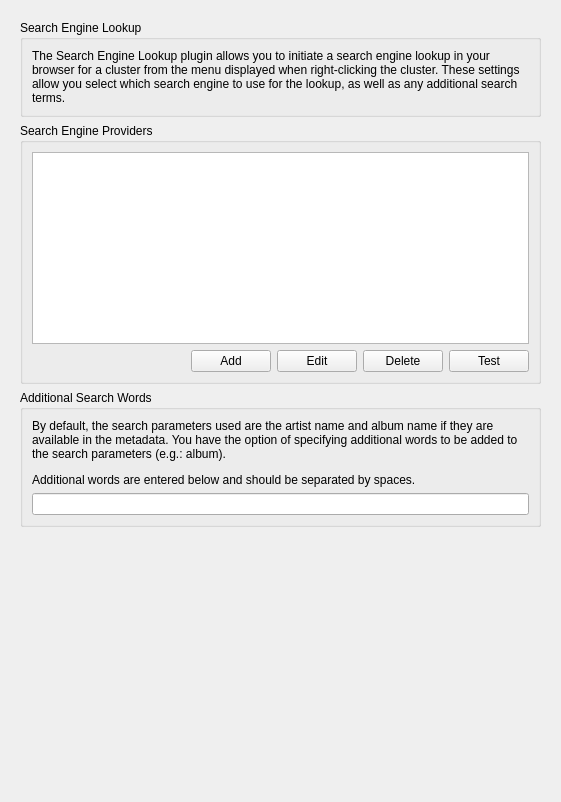
<?xml version="1.0" encoding="UTF-8"?>
<ui version="4.0">
 <class>SearchEngineLookupOptionsPage</class>
 <widget class="QWidget" name="SearchEngineLookupOptionsPage">
  <property name="geometry">
   <rect>
    <x>0</x>
    <y>0</y>
    <width>561</width>
    <height>802</height>
   </rect>
  </property>
  <property name="minimumSize">
   <size>
    <width>360</width>
    <height>0</height>
   </size>
  </property>
  <property name="windowTitle">
   <string>Form</string>
  </property>
  <layout class="QVBoxLayout" name="verticalLayout">
   <item>
    <widget class="QScrollArea" name="scrollArea">
     <property name="frameShape">
      <enum>QFrame::NoFrame</enum>
     </property>
     <property name="widgetResizable">
      <bool>true</bool>
     </property>
     <widget class="QWidget" name="scrollAreaWidgetContents">
      <property name="geometry">
       <rect>
        <x>0</x>
        <y>0</y>
        <width>543</width>
        <height>784</height>
       </rect>
      </property>
      <layout class="QVBoxLayout" name="verticalLayout_2">
       <item>
        <widget class="QGroupBox" name="gb_description">
         <property name="title">
          <string>Search Engine Lookup</string>
         </property>
         <layout class="QVBoxLayout" name="verticalLayout_3">
          <item>
           <widget class="QLabel" name="format_description">
            <property name="sizePolicy">
             <sizepolicy hsizetype="Preferred" vsizetype="Minimum">
              <horstretch>0</horstretch>
              <verstretch>0</verstretch>
             </sizepolicy>
            </property>
            <property name="text">
             <string>&lt;html&gt;&lt;head/&gt;&lt;body&gt;&lt;p&gt;The Search Engine Lookup plugin allows you to initiate a search engine lookup in your browser for a cluster from the menu displayed when right-clicking the cluster.  These settings allow you select which search engine to use for the lookup, as well as any additional search terms.&lt;/p&gt;&lt;/body&gt;&lt;/html&gt;</string>
            </property>
            <property name="wordWrap">
             <bool>true</bool>
            </property>
           </widget>
          </item>
         </layout>
        </widget>
       </item>
       <item>
        <widget class="QGroupBox" name="gb_search_engine">
         <property name="minimumSize">
          <size>
           <width>0</width>
           <height>0</height>
          </size>
         </property>
         <property name="title">
          <string>Search Engine Providers</string>
         </property>
         <layout class="QVBoxLayout" name="verticalLayout_4">
          <item>
           <widget class="QListWidget" name="list_providers">
            <property name="editTriggers">
             <set>QAbstractItemView::NoEditTriggers</set>
            </property>
           </widget>
          </item>
          <item>
           <layout class="QHBoxLayout" name="horizontalLayout">
            <property name="bottomMargin">
             <number>0</number>
            </property>
            <item>
             <spacer name="horizontalSpacer">
              <property name="orientation">
               <enum>Qt::Horizontal</enum>
              </property>
              <property name="sizeHint" stdset="0">
               <size>
                <width>40</width>
                <height>20</height>
               </size>
              </property>
             </spacer>
            </item>
            <item>
             <widget class="QPushButton" name="pb_add">
              <property name="text">
               <string>Add</string>
              </property>
             </widget>
            </item>
            <item>
             <widget class="QPushButton" name="pb_edit">
              <property name="text">
               <string>Edit</string>
              </property>
             </widget>
            </item>
            <item>
             <widget class="QPushButton" name="pb_delete">
              <property name="text">
               <string>Delete</string>
              </property>
             </widget>
            </item>
            <item>
             <widget class="QPushButton" name="pb_test">
              <property name="text">
               <string>Test</string>
              </property>
             </widget>
            </item>
           </layout>
          </item>
         </layout>
        </widget>
       </item>
       <item>
        <widget class="QGroupBox" name="groupBox">
         <property name="minimumSize">
          <size>
           <width>0</width>
           <height>0</height>
          </size>
         </property>
         <property name="title">
          <string>Additional Search Words</string>
         </property>
         <layout class="QVBoxLayout" name="verticalLayout_5">
          <item>
           <widget class="QLabel" name="label">
            <property name="text">
             <string>&lt;html&gt;&lt;head/&gt;&lt;body&gt;&lt;p&gt;By default, the search parameters used are the artist name and album name if they are available in the metadata. You have the option of specifying additional words to be added to the search parameters (e.g.: album).&lt;/p&gt;&lt;p&gt;Additional words are entered below and should be separated by spaces.&lt;/p&gt;&lt;/body&gt;&lt;/html&gt;</string>
            </property>
            <property name="wordWrap">
             <bool>true</bool>
            </property>
           </widget>
          </item>
          <item>
           <widget class="QLineEdit" name="le_additional_words"/>
          </item>
         </layout>
        </widget>
       </item>
       <item>
        <spacer name="verticalSpacer">
         <property name="orientation">
          <enum>Qt::Vertical</enum>
         </property>
         <property name="sizeHint" stdset="0">
          <size>
           <width>20</width>
           <height>40</height>
          </size>
         </property>
        </spacer>
       </item>
      </layout>
     </widget>
    </widget>
   </item>
  </layout>
 </widget>
 <resources/>
 <connections/>
</ui>
